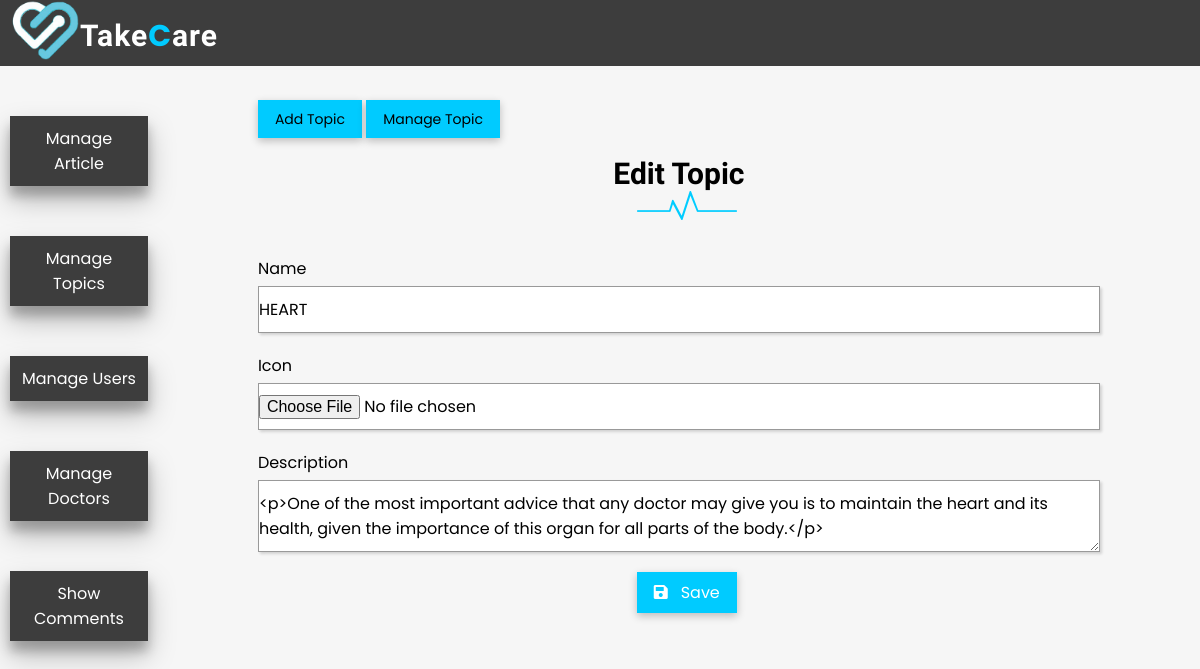
The page /admin/topics/edit_topics.php?id=5 on the database its author committed.
### tables this page shows
CREATE TABLE IF NOT EXISTS `topics` (
  `id` int(11) NOT NULL AUTO_INCREMENT,
  `name` varchar(255) NOT NULL,
  `icon` varchar(255) DEFAULT NULL,
  `description` text NOT NULL,
  PRIMARY KEY (`id`),
  UNIQUE KEY `name` (`name`)
);

### app/controllers/topics.php (called while the page is built, shortened)
<?php
include(MAIN_PATH. "/app/database/db.php");
$table='topics';
if(isset($_GET['id']))
{
    $id=$_GET['id'];
    $topic=selectOne($table,['id' =>$id]);
    $name=$topic['name'];
    $icon=$topic['icon'];
    $description=$topic['description'];
}

### app/database/db.php (called while the page is built, shortened)
<?php
require("connect.php");
function executeQuery($sql,$data)
{
    global $conn;
    $st=$conn->prepare($sql);
    $values=array_values($data);
    $types=str_repeat('s',count($values));
    $st->bind_param($types, ...$values);
    $st->execute();
    return $st;
}
function selectOne($table,$condition)
{
    $sql = "SELECT * FROM $table";
    $c=0;
    foreach($condition as $key => $value){
        if ($c === 0) {
            $sql = $sql . " WHERE $key=?";
        } else {
            $sql=$sql . " AND $key=?";
        }
        $c++;
    }
    $sql=$sql . " LIMIT 1";
    $st = executeQuery($sql,$condition);
    $records=$st->get_result()->fetch_assoc();
    return $records;
}

### admin/topics/edit_topics.php (the view, shortened to what this page needs)
<?php
include(MAIN_PATH."/app/controllers/topics.php");
?>
<html>
    <head>
        <link rel="stylesheet" type="text/css" href="../../subfolders/css/Formedical_subpage.css" />
        <link rel="stylesheet" type="text/css" href="../../subfolders/css/admin.css" />
        <link href="https://fonts.googleapis.com/css2?family=Kaushan+Script&family=Poppins&display=swap" rel="stylesheet"></head>
        <link rel="stylesheet" href="https://use.fontawesome.com/releases/v5.7.2/css/all.css">
    </head>
    <body>
    <section class="main-admin">
    <?php include(MAIN_PATH ."/app/includes/adminHeader.php"); ?>
    <section id="Admin-wrapper">
        <div class="left-sidebar">
            <ul>
                <li ><a href="<?php echo BASE_URL .'/admin/articles/index_articles.php' ?>">Manage Article</a></li>
                <li ><a href="<?php echo BASE_URL .'/admin/topics/index_topics.php' ?>">Manage Topics</a></li>
                <li ><a href="<?php echo BASE_URL .'/admin/users/index_users.php' ?>">Manage Users</a></li>
                <li ><a href="<?php echo BASE_URL .'/admin/doctors/index_doctors.php' ?>">Manage Doctors</a></li>
                <li ><a href="<?php echo BASE_URL .'/admin/index_comments.php' ?>">Show Comments</a></li>
            </ul>
        </div>
        <div class="admin-content">
           <div class="buttom-gruop">
                <a href="create_topics.php" class="btn btn-big">Add Topic</a>
                <a href="index_topics.php" class="btn btn-big">Manage Topic</a>
            </div>
            <div class="other-content">
              <h2 class="page-title">Edit Topic</h2>
              <img src="../../subfolders/image/n.png" alt="">
              <form action="edit_topics.php" method="POST" name="topic" id="topic" enctype="multipart/form-data" onsubmit="return t_check(this)">
                <div>
                  <label>Name</label>
                  <input type="text" name="name" class="admin-input" value="<?php echo $name; ?>">
                </div>
                <div>
                    <label >Icon</label>
                    <input type="file" name="icon"  class="admin-input" value="<?php echo $icon; ?>">
                </div>
                <div>
                    <label>Description</label>
                    <textarea name="description" class="admin-input" id="body"><?php echo $description; ?></textarea>
                </div>
                <div>
                    <button type="submit" name="editTopic" class="btn2 btn-big"><i class="fas fa-save"></i>&nbsp;&nbsp;&nbsp;Save</button>
                </div>
              </form>
            </div>
        </div>
    </section>
    </section>
    </body>
</html>

### subfolders/css/Formedical_subpage.css (style rules this page uses)
* { box-sizing: border-box; font-family: 'Poppins', sans-serif; }
html, body { height: 100%; margin:0; padding:0; background: #F6F6F6; }
a { text-decoration: none; color: inherit; }
li { text-decoration: none; }
.btn { padding: .5rem 1rem; background-color:white ; border: 1px solid #00cbff; font-size: 14px; }
.btn2 { padding: .5rem 1rem; background-color:#00cbff; color: white; font-size: 14px; border: none; }

### subfolders/css/admin.css (style rules this page uses)
li { text-decoration: none; display: block; }
#Admin-wrapper { height: calc(100% - 66px); display: flex; }
#Admin-wrapper .left-sidebar { height: 100%; flex: 1.5; }
#Admin-wrapper .left-sidebar ul { list-style: none; margin: 0; margin-left: 10px; margin-right: 10px; padding: 0; color: white; }
#Admin-wrapper .left-sidebar ul li { margin-bottom: 50px; margin-top: 50px; }
#Admin-wrapper .left-sidebar ul li a { padding: 10px; margin-top: 20px; display: block; background-color: #000000c0; text-align: center; box-shadow: rgba(0, 0, 0, 0.25) 0px 14px 28px, rgba(0, 0, 0, 0.22) 0px 10px 10px; }
#Admin-wrapper .admin-content { height: 100%; flex: 8; padding: 40px 100px 100px; overflow-y: scroll; }
#Admin-wrapper .admin-content h2 { margin-bottom: 0; }
#Admin-wrapper .admin-content img { margin-left: 45%; margin-bottom: 20px; }
#Admin-wrapper .admin-content .buttom-gruop .btn-big { background: #00cbff; color: black; box-shadow: rgba(0, 0, 0, 0.24) 0px 3px 8px; }
#Admin-wrapper .admin-content .page-title { text-align: center; font-family: 'Kaushan Script', cursive; font-size:30px; }
#Admin-wrapper .admin-content .other-content .btn2 { margin-left: 45%; width: 100px; font-size: 16px; box-shadow: rgba(0, 0, 0, 0.24) 0px 3px 8px; }
.admin-input { padding: 10px 0; width:100%; margin: 5px 0; border: 1px solid #999; box-shadow: rgba(0, 0, 0, 0.15) 1.95px 1.95px 2.6px; outline: none; background: white; font-size:16; }
form div { margin-bottom: 15px; }

### rows shown on the page
topics: name "HEART", description "<p>One of the most important advice that any doctor may give you is to maintain the heart and its health, given the importance of this organ for all parts of the body.</p>"
